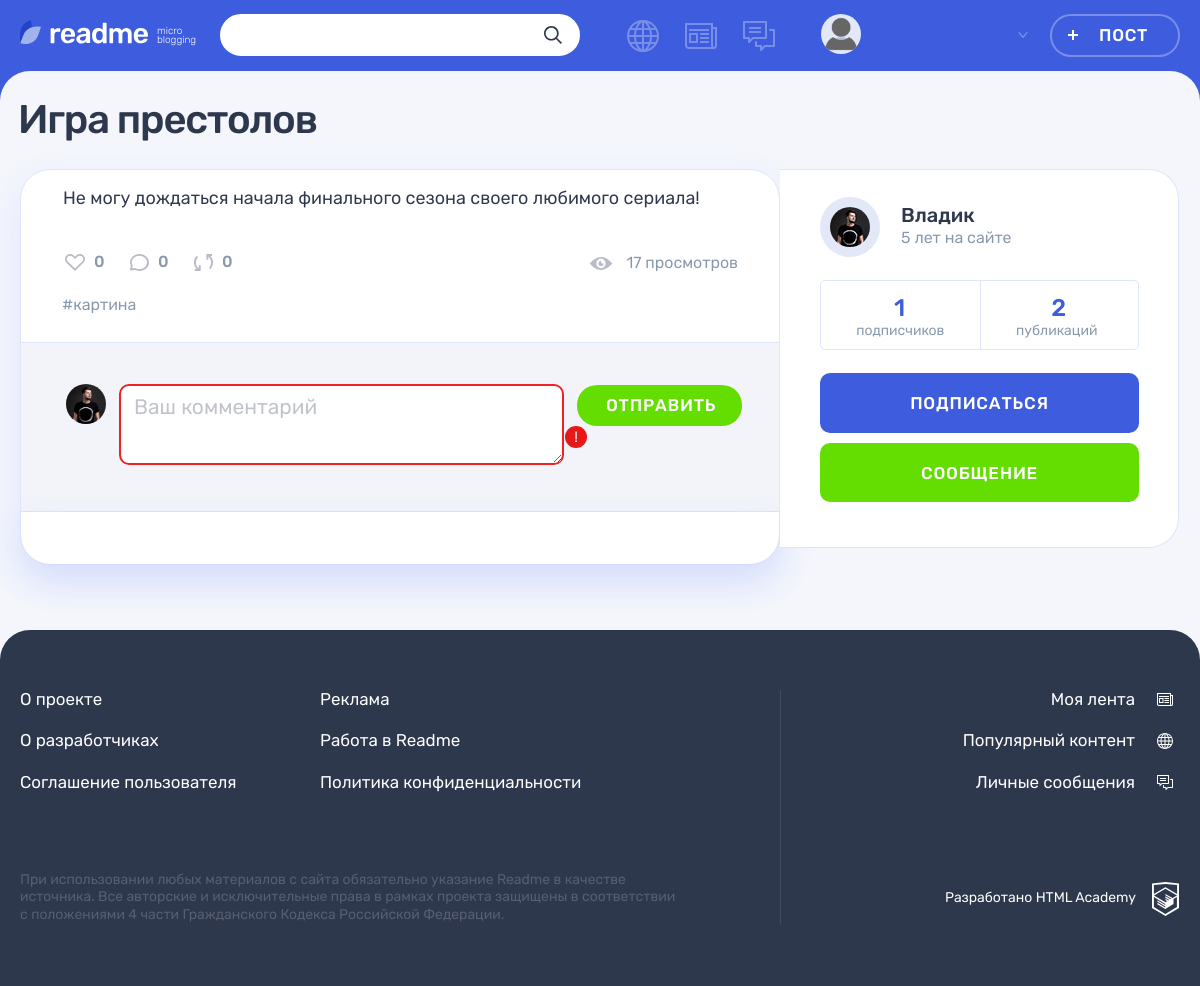
The page /post.php?id=2 (signed in) on the database its author committed.
### tables this page shows
CREATE TABLE `posts` (
                                  `id`               INT UNSIGNED                           NOT NULL AUTO_INCREMENT PRIMARY KEY,
                                  `created_at`       DATETIME     DEFAULT CURRENT_TIMESTAMP NOT NULL,
                                  `updated_at`       DATETIME     DEFAULT CURRENT_TIMESTAMP ON UPDATE CURRENT_TIMESTAMP,
                                  `title`            VARCHAR(255)                           NOT NULL,
                                  `content`          TEXT                                   NULL,
                                  `author_quote`     VARCHAR(255)                           NULL,  
                                  `image_url`        VARCHAR(2048)                          NULL,
                                  `video_url`        VARCHAR(2048)                          NULL,
                                  `website_url`      VARCHAR(2048)                          NULL,
                                  `views_count`      INT UNSIGNED DEFAULT 0,                       
                                  `repost_flag`      BOOL         DEFAULT FALSE,                   
                                  `original_post_id` INT UNSIGNED,                                 
                                  `user_id`          INT UNSIGNED                           NOT NULL,
                                  `type_id`          INT UNSIGNED                           NOT NULL,
                                  FOREIGN KEY (user_id) REFERENCES users (id),
                                  FOREIGN KEY (type_id) REFERENCES types (id)
);

CREATE TABLE `post_hashtags` (
    `post_id` INT UNSIGNED NOT NULL,
    `hashtag_id` INT UNSIGNED NOT NULL,
    PRIMARY KEY (post_id, hashtag_id),
    FOREIGN KEY (post_id) REFERENCES posts (id),
    FOREIGN KEY (hashtag_id) REFERENCES hashtags (id)
);

CREATE TABLE `hashtags` (
    `id` INT UNSIGNED NOT NULL AUTO_INCREMENT PRIMARY KEY,
    `title` VARCHAR(255) NOT NULL,
    `created_at` DATETIME DEFAULT CURRENT_TIMESTAMP NOT NULL,
    `updated_at` DATETIME DEFAULT CURRENT_TIMESTAMP ON UPDATE CURRENT_TIMESTAMP
);

CREATE TABLE `users` (
    `id` INT UNSIGNED NOT NULL AUTO_INCREMENT PRIMARY KEY,
    `email` VARCHAR(255) NOT NULL,
    `login` VARCHAR(255) NOT NULL,
    `password` VARCHAR(255) NOT NULL,
    `avatar_url` VARCHAR(2048) NOT NULL,
    `created_at` DATETIME DEFAULT CURRENT_TIMESTAMP NOT NULL,
    `updated_at` DATETIME DEFAULT CURRENT_TIMESTAMP ON UPDATE CURRENT_TIMESTAMP
);

### functions/functions.php (called while the page is built, shortened)
<?php
function includeTemplate($name, array $data = [])
{
    $name = 'templates/' . $name;
    extract($data);
    require $name;
    $result = ob_get_clean();
    return $result;
}

### post-page-helper.php (called while the page is built, shortened)
<?php
function handleMissingPost($connect, $title)
{
    try {
        $postId = filter_input(INPUT_GET, 'id', FILTER_SANITIZE_NUMBER_INT);
        return getPost($connect, $postId);
    } catch (Exception $e) {
        showNotFoundPage($title);
        exit();
    }
}

### sql-connect.php (called while the page is built, shortened)
<?php
function getPost($connect, $id)
{
    $sqlPostInfo = "SELECT
        posts.id,
        posts.title,
        types.id AS 'type_id',
        types.title AS 'type_title',
        posts.content,
        posts.author_quote,
        posts.image_url,
        posts.video_url,
        posts.website_url,
        users.id AS 'user_id',
        users.login AS 'user_login',
        users.avatar_url AS 'user_avatar_url',
        posts.views_count,
        (SELECT COUNT(posts.id) FROM posts WHERE posts.user_id = users.id) AS 'count_user_posts',
        (SELECT COUNT(likes.user_id) FROM likes WHERE likes.post_id = posts.id) AS 'count_post_likes',
        (SELECT COUNT(subscriptions.subscriber_user_id) FROM subscriptions WHERE subscriptions.subscribed_to_user_id = users.id) AS 'count_user_subscribers',
        (SELECT COUNT(comments.id) FROM comments WHERE comments.post_id=posts.id) AS 'count_post_comments',
        (SELECT COUNT(posts.id) FROM posts WHERE posts.repost_flag = 1) AS 'count_post_reposts'
FROM posts
          INNER JOIN users ON posts.user_id = users.id
          INNER JOIN types ON posts.type_id = types.id
WHERE posts.id = $id";
    $resultPost = mysqli_query($connect, $sqlPostInfo);
    if ($post = mysqli_fetch_assoc($resultPost)) {
        return $post;
    }
    throw new Exception('Пост не найден');
}
function getPostHashtags($connect, $id)
{
    $sqlPostHashtags = "SELECT
        post_hashtags.post_id,
        post_hashtags.hashtag_id,
        hashtags.title AS 'hashtag_title'
FROM post_hashtags
        INNER JOIN hashtags ON post_hashtags.hashtag_id = hashtags.id
WHERE post_hashtags.post_id = $id";
    $resultPost = mysqli_query($connect, $sqlPostHashtags);
    return mysqli_fetch_all($resultPost, MYSQLI_ASSOC);
}

### functions/validate-functions.php (called while the page is built, shortened)
<?php
function htmlValidate($text)
{
    return htmlspecialchars($text, ENT_QUOTES | ENT_SUBSTITUTE, 'UTF-8');
}

### templates/post-page.php (the view, shortened to what this page needs)
<main class="page__main page__main--publication">
    <div class="container">
        <h1 class="page__title page__title--publication"><?= htmlValidate($post['title']); ?></h1>
        <section class="post-details">
            <div class="post-details__wrapper post-<?= $post['type_title'] ?>>">
                <div class="post-details__main-block post post--details">
                    <?php switch ($post['type_title']):
                        case 'text':
                            print(includeTemplate("detail-posts/text-post.php", ['post' => $post]));
                            break;
                    endswitch ?>
                    <div class="post__indicators">
                        <div class="post__buttons">
                            <a class="post__indicator post__indicator--likes button" href="#" title="Лайк">
                                <svg class="post__indicator-icon" width="20" height="17">
                                    <use xlink:href="#icon-heart"></use>
                                </svg>
                                <span><?= $post['count_post_likes']; ?></span>
                            </a>
                            <a class="post__indicator post__indicator--comments button" href="#"
                               title="Комментарии">
                                <svg class="post__indicator-icon" width="19" height="17">
                                    <use xlink:href="#icon-comment"></use>
                                </svg>
                                <span><?= $post['count_post_comments']; ?></span>
                            </a>
                            <a class="post__indicator post__indicator--repost button" href="#" title="Репост">
                                <svg class="post__indicator-icon" width="19" height="17">
                                    <use xlink:href="#icon-repost"></use>
                                </svg>
                                <span><?= $post['count_post_reposts']; ?></span>
                            </a>
                        </div>
                        <span class="post__view"><?= $post['views_count']; ?> просмотров</span>
                    </div>
                    <ul class="post__tags">
                        <?php foreach ($hashtags as $hashtag): ?>
                            <li><a href="#">#<?= $hashtag['hashtag_title'] ?></a></li>
                        <?php endforeach; ?>
                    </ul>
                    <div class="comments">
                        <form class="comments__form form" action="#" method="post">
                            <div class="comments__my-avatar">
                                <img class="comments__picture" src="../img/userpic-medium.jpg"
                                     alt="Аватар пользователя">
                            </div>
                            <div class="form__input-section form__input-section--error">
                            <textarea class="comments__textarea form__textarea form__input"
                                      placeholder="Ваш комментарий"></textarea>
                                <button class="form__error-button button" type="button">!</button>
                            </div>
                            <button class="comments__submit button button--green" type="submit">Отправить</button>
                        </form>
                        <div class="comments__list-wrapper">
                        </div>
                    </div>
                </div>
                <div class="post-details__user user">
                    <div class="post-details__user-info user__info">
                        <div class="post-details__avatar user__avatar">
                            <a class="post-details__avatar-link user__avatar-link" href="#">
                                <img class="post-details__picture user__picture"
                                     src="./img/<?= $post['user_avatar_url']; ?>"
                                     alt="Аватар пользователя">
                            </a>
                        </div>
                        <div class="post-details__name-wrapper user__name-wrapper">
                            <a class="post-details__name user__name" href="#">
                                <span><?= $post['user_login']; ?></span>
                            </a>
                            <time class="post-details__time user__time" datetime="2014-03-20">5 лет на сайте</time>
                        </div>
                    </div>
                    <div class="post-details__rating user__rating">
                        <p class="post-details__rating-item user__rating-item user__rating-item--subscribers">
                            <span class="post-details__rating-amount user__rating-amount"><?= $post['count_user_subscribers']; ?></span>
                            <span class="post-details__rating-text user__rating-text">подписчиков</span>
                        </p>
                        <p class="post-details__rating-item user__rating-item user__rating-item--publications">
                            <span class="post-details__rating-amount user__rating-amount"><?= $post['count_user_posts']; ?></span>
                            <span class="post-details__rating-text user__rating-text">публикаций</span>
                        </p>
                    </div>
                    <div class="post-details__user-buttons user__buttons">
                        <button class="user__button user__button--subscription button button--main" type="button">
                            Подписаться
                        </button>
                        <a class="user__button user__button--writing button button--green" href="#">Сообщение</a>
                    </div>
                </div>
            </div>
        </section>
    </div>
</main>

### templates/detail-posts/text-post.php
<div class="post-details__image-wrapper post-text">
    <div class="post__main">
        <p>
            <?= htmlValidate($post['content']) ?>
        </p>
    </div>
</div>

### rows shown on the page
posts: title "Игра престолов", content "Не могу дождаться начала финального сезона своего любимого сериала!", views_count "17", user.avatar_url (picture), user.login "Владик"
post_hashtags: hashtag.title "картина"

### other values the page prints
$post['count_post_likes'] "0"
$post['count_post_comments'] "0"
$post['count_post_reposts'] "0"
$post['count_user_subscribers'] "1"
$post['count_user_posts'] "2"
